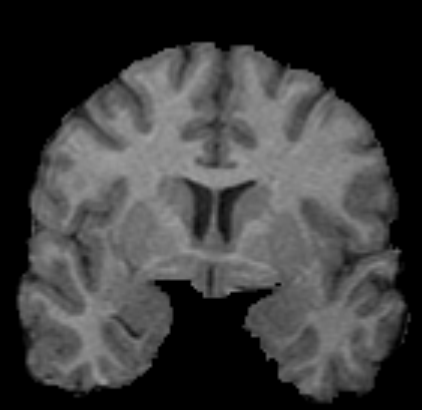
#> input picture Practica 4/BRAIN_RT.TIF, 422 x 410 px
$ python ej9d.py
#> lines starting #> are read from the running program, lines starting #| are printed output that depends on the picture; after the words box and inside, x2 and y2 are one past the last pixel; in counts of white or black regions, pixels touching at a corner belong together
import cv2
import matplotlib.pyplot as plt

img = cv2.imread('BRAIN_RT.TIF',0)
#> img is the input picture: shape (410, 422); min 0, max 163, mean 60.1
img = cv2.equalizeHist(img)
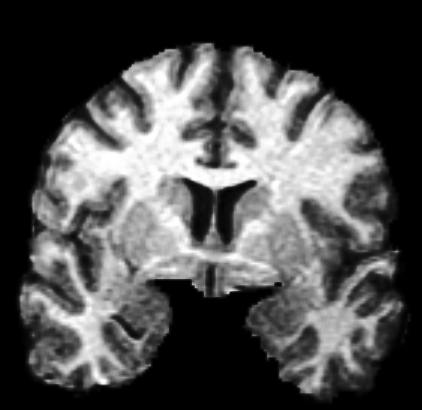
#> img: shape (410, 422); min 0, max 255, mean 78.8

plt.subplot(1,3,1)
plt.imshow(img, 'gray')
plt.title('histeq')
plt.xticks([])
plt.yticks([])

canny = cv2.Canny(img,100,200)
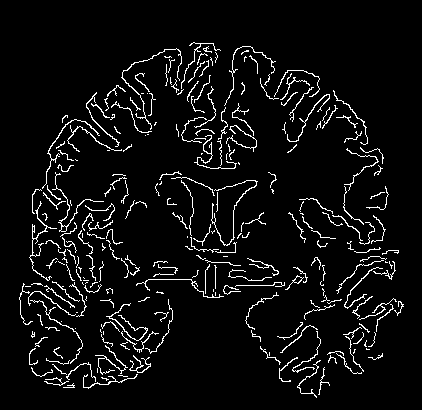
#> canny: shape (410, 422); 5.6% white in thin lines or dots, all inside (x1, y1, x2, y2) = (19, 42, 404, 398)

plt.subplot(1,3,2)
plt.imshow(canny, 'gray')
plt.title('Canny')
plt.xticks([])
plt.yticks([])

R = img/255+0.1*canny/255

plt.subplot(1,3,3)
plt.imshow(R,'gray')
plt.title('realzada')
plt.xticks([])
plt.yticks([])
plt.show()
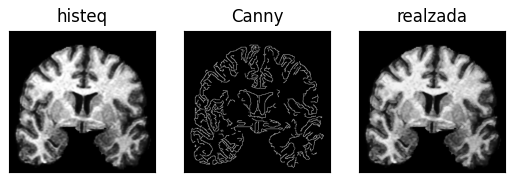
#> figure drawn by matplotlib, 3 panels

$ run again, with Practica 4/WAFER1.TIF copied over Practica 4/BRAIN_RT.TIF
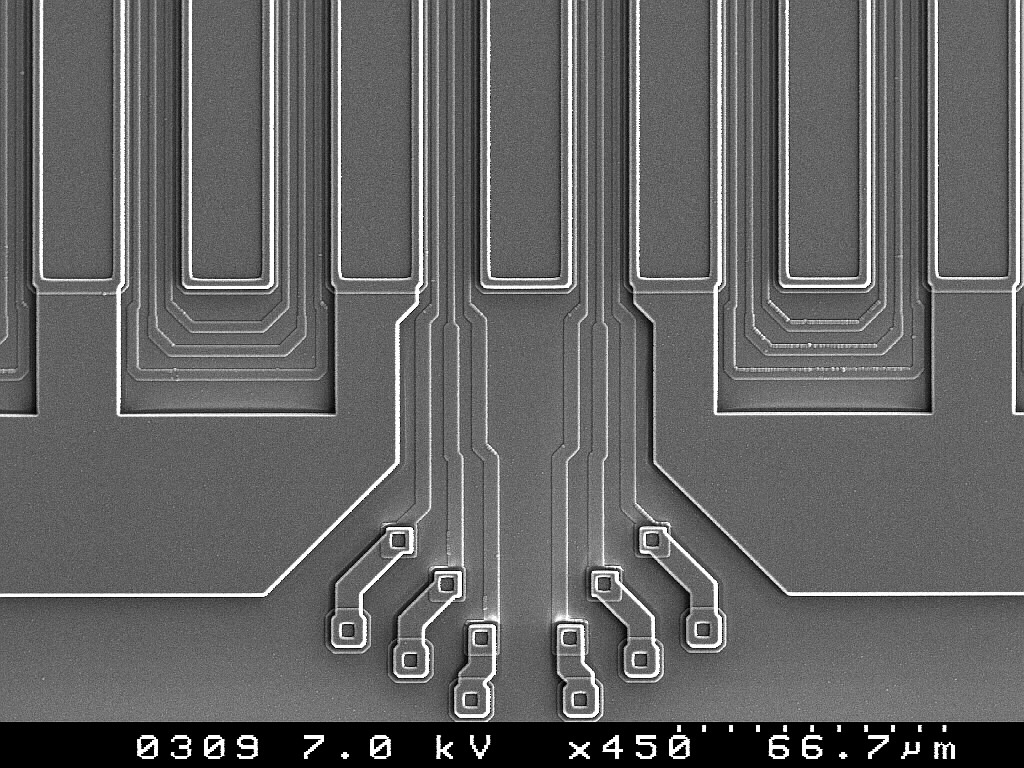
#> input picture Practica 4/WAFER1.TIF, 1024 x 768 px
#> img is the input picture: shape (768, 1024); min 0, max 255, mean 100.2
#> `canny = cv2.Canny(img,100,200)`:
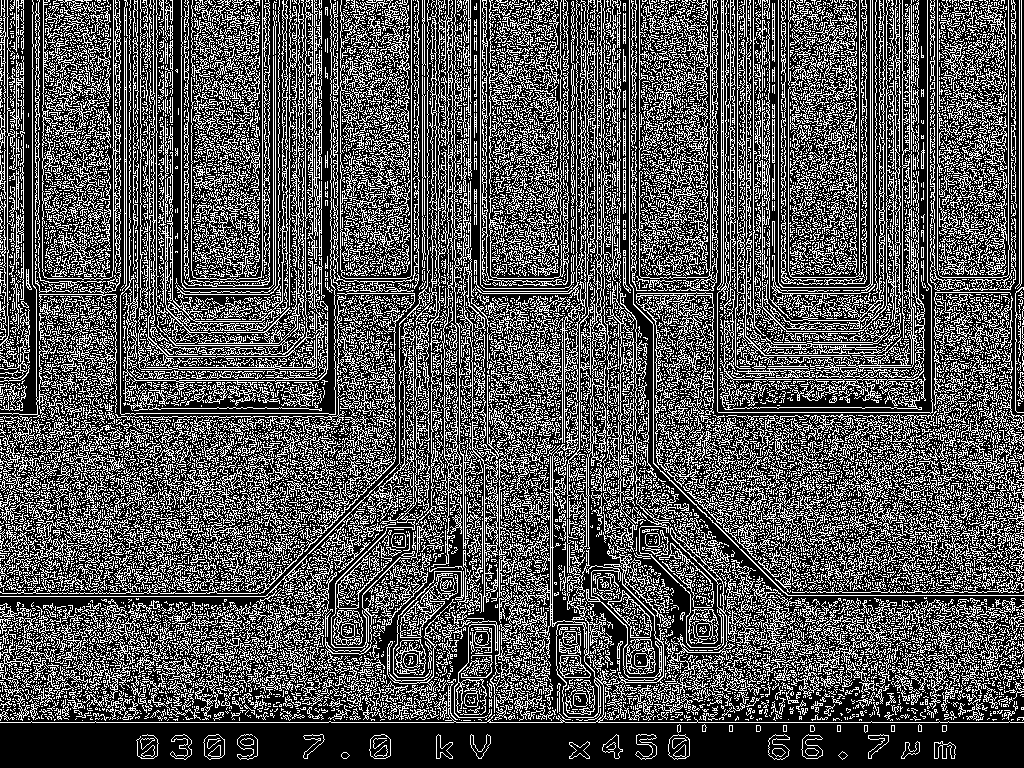
#> canny: shape (768, 1024); 32.9% white in thin lines or dots
#> `plt.show()`:
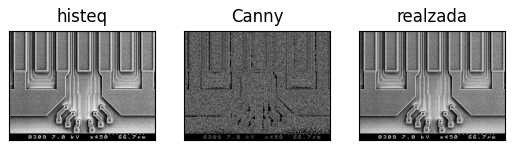
#> figure drawn by matplotlib, 3 panels

$ run again, with Practica 4/rice.tif copied over Practica 4/BRAIN_RT.TIF
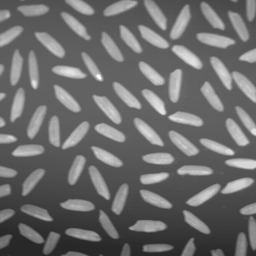
#> input picture Practica 4/rice.tif, 256 x 256 px
#> img is the input picture: shape (256, 256); min 40, max 255, mean 108.7
#> `canny = cv2.Canny(img,100,200)`:
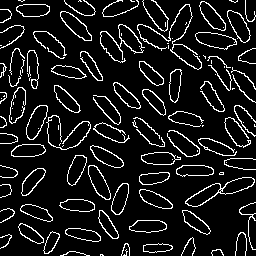
#> canny: shape (256, 256); 10.1% white in thin lines or dots
#> `plt.show()`:
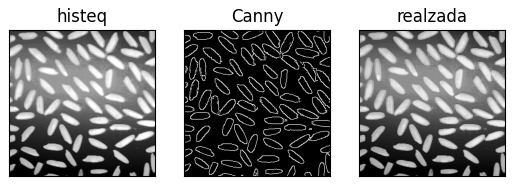
#> figure drawn by matplotlib, 3 panels
